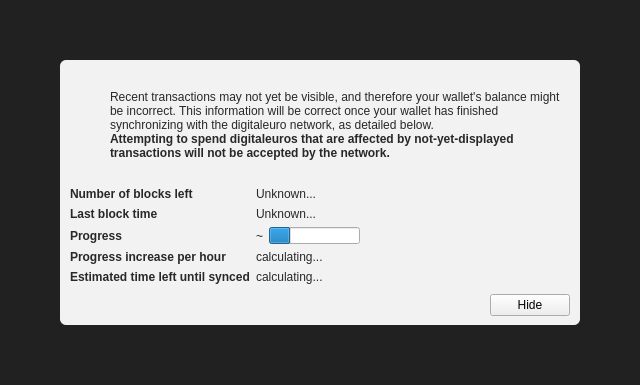
<?xml version="1.0" encoding="UTF-8"?>
<ui version="4.0">
 <class>ModalOverlay</class>
 <widget class="ModalOverlay" name="ModalOverlay">
  <property name="geometry">
   <rect>
    <x>0</x>
    <y>0</y>
    <width>640</width>
    <height>385</height>
   </rect>
  </property>
  <property name="windowTitle">
   <string>Form</string>
  </property>
  <layout class="QVBoxLayout" name="verticalLayout" stretch="0">
   <property name="sizeConstraint">
    <enum>QLayout::SetDefaultConstraint</enum>
   </property>
   <property name="leftMargin">
    <number>0</number>
   </property>
   <property name="topMargin">
    <number>0</number>
   </property>
   <property name="rightMargin">
    <number>0</number>
   </property>
   <property name="bottomMargin">
    <number>0</number>
   </property>
   <item>
    <widget class="QWidget" name="bgWidget" native="true">
     <property name="styleSheet">
      <string notr="true">#bgWidget { background: rgba(0,0,0,220); }</string>
     </property>
     <layout class="QVBoxLayout" name="verticalLayoutMain" stretch="1">
      <property name="leftMargin">
       <number>60</number>
      </property>
      <property name="topMargin">
       <number>60</number>
      </property>
      <property name="rightMargin">
       <number>60</number>
      </property>
      <property name="bottomMargin">
       <number>60</number>
      </property>
      <item>
       <widget class="QWidget" name="contentWidget" native="true">
        <property name="styleSheet">
         <string notr="true">#contentWidget { background: rgba(255,255,255,240); border-radius: 6px; }

QLabel { color: rgb(40,40,40);  }</string>
        </property>
        <layout class="QVBoxLayout" name="verticalLayoutSub" stretch="1,0,0,0">
         <property name="spacing">
          <number>0</number>
         </property>
         <property name="leftMargin">
          <number>10</number>
         </property>
         <property name="topMargin">
          <number>10</number>
         </property>
         <property name="rightMargin">
          <number>10</number>
         </property>
         <property name="bottomMargin">
          <number>10</number>
         </property>
         <item>
          <layout class="QHBoxLayout" name="horizontalLayoutIconText" stretch="0,1">
           <property name="topMargin">
            <number>20</number>
           </property>
           <item>
            <layout class="QVBoxLayout" name="verticalLayoutIcon">
             <property name="leftMargin">
              <number>0</number>
             </property>
             <item>
              <widget class="QPushButton" name="warningIcon">
               <property name="enabled">
                <bool>false</bool>
               </property>
               <property name="text">
                <string/>
               </property>
               <property name="icon">
                <iconset>
                 <normaloff>:/icons/warning</normaloff>
                 <disabledoff>:/icons/warning</disabledoff>:/icons/warning</iconset>
               </property>
               <property name="iconSize">
                <size>
                 <width>48</width>
                 <height>48</height>
                </size>
               </property>
               <property name="flat">
                <bool>true</bool>
               </property>
              </widget>
             </item>
             <item>
              <spacer name="verticalSpacerWarningIcon">
               <property name="orientation">
                <enum>Qt::Vertical</enum>
               </property>
               <property name="sizeHint" stdset="0">
                <size>
                 <width>20</width>
                 <height>40</height>
                </size>
               </property>
              </spacer>
             </item>
            </layout>
           </item>
           <item>
            <layout class="QVBoxLayout" name="verticalLayoutInfoText">
             <property name="leftMargin">
              <number>0</number>
             </property>
             <property name="topMargin">
              <number>0</number>
             </property>
             <item>
              <widget class="QLabel" name="infoText">
               <property name="text">
                <string>Recent transactions may not yet be visible, and therefore your wallet's balance might be incorrect. This information will be correct once your wallet has finished synchronizing with the digitaleuro network, as detailed below.</string>
               </property>
               <property name="textFormat">
                <enum>Qt::RichText</enum>
               </property>
               <property name="wordWrap">
                <bool>true</bool>
               </property>
              </widget>
             </item>
             <item>
              <widget class="QLabel" name="infoTextStrong">
               <property name="font">
                <font>
                 <weight>75</weight>
                 <bold>true</bold>
                </font>
               </property>
               <property name="text">
                <string>Attempting to spend digitaleuros that are affected by not-yet-displayed transactions will not be accepted by the network.</string>
               </property>
               <property name="textFormat">
                <enum>Qt::RichText</enum>
               </property>
               <property name="wordWrap">
                <bool>true</bool>
               </property>
              </widget>
             </item>
             <item>
              <spacer name="verticalSpacerInTextSpace">
               <property name="orientation">
                <enum>Qt::Vertical</enum>
               </property>
               <property name="sizeHint" stdset="0">
                <size>
                 <width>20</width>
                 <height>40</height>
                </size>
               </property>
              </spacer>
             </item>
            </layout>
           </item>
          </layout>
         </item>
         <item>
          <spacer name="verticalSpacerAfterText">
           <property name="orientation">
            <enum>Qt::Vertical</enum>
           </property>
           <property name="sizeHint" stdset="0">
            <size>
             <width>20</width>
             <height>40</height>
            </size>
           </property>
          </spacer>
         </item>
         <item>
          <layout class="QFormLayout" name="formLayout">
           <property name="fieldGrowthPolicy">
            <enum>QFormLayout::FieldsStayAtSizeHint</enum>
           </property>
           <property name="horizontalSpacing">
            <number>6</number>
           </property>
           <property name="verticalSpacing">
            <number>6</number>
           </property>
           <property name="topMargin">
            <number>10</number>
           </property>
           <item row="0" column="0">
            <widget class="QLabel" name="labelNumberOfBlocksLeft">
             <property name="font">
              <font>
               <weight>75</weight>
               <bold>true</bold>
              </font>
             </property>
             <property name="text">
              <string>Number of blocks left</string>
             </property>
            </widget>
           </item>
           <item row="0" column="1">
            <widget class="QLabel" name="numberOfBlocksLeft">
             <property name="text">
              <string>Unknown...</string>
             </property>
            </widget>
           </item>
           <item row="1" column="0">
            <widget class="QLabel" name="labelLastBlockTime">
             <property name="font">
              <font>
               <weight>75</weight>
               <bold>true</bold>
              </font>
             </property>
             <property name="text">
              <string>Last block time</string>
             </property>
            </widget>
           </item>
           <item row="1" column="1">
            <widget class="QLabel" name="newestBlockDate">
             <property name="sizePolicy">
              <sizepolicy hsizetype="Maximum" vsizetype="Preferred">
               <horstretch>0</horstretch>
               <verstretch>0</verstretch>
              </sizepolicy>
             </property>
             <property name="text">
              <string>Unknown...</string>
             </property>
            </widget>
           </item>
           <item row="2" column="0">
            <widget class="QLabel" name="labelSyncDone">
             <property name="font">
              <font>
               <weight>75</weight>
               <bold>true</bold>
              </font>
             </property>
             <property name="text">
              <string>Progress</string>
             </property>
            </widget>
           </item>
           <item row="2" column="1">
            <layout class="QHBoxLayout" name="horizontalLayoutSync" stretch="0,1">
             <item>
              <widget class="QLabel" name="percentageProgress">
               <property name="text">
                <string notr="true">~</string>
               </property>
              </widget>
             </item>
             <item>
              <widget class="QProgressBar" name="progressBar">
               <property name="value">
                <number>24</number>
               </property>
               <property name="format">
                <string/>
               </property>
              </widget>
             </item>
            </layout>
           </item>
           <item row="4" column="0">
            <widget class="QLabel" name="labelProgressIncrease">
             <property name="font">
              <font>
               <weight>75</weight>
               <bold>true</bold>
              </font>
             </property>
             <property name="text">
              <string>Progress increase per hour</string>
             </property>
            </widget>
           </item>
           <item row="4" column="1">
            <widget class="QLabel" name="progressIncreasePerH">
             <property name="text">
              <string>calculating...</string>
             </property>
            </widget>
           </item>
           <item row="5" column="0">
            <widget class="QLabel" name="labelEstimatedTimeLeft">
             <property name="font">
              <font>
               <weight>75</weight>
               <bold>true</bold>
              </font>
             </property>
             <property name="text">
              <string>Estimated time left until synced</string>
             </property>
            </widget>
           </item>
           <item row="5" column="1">
            <widget class="QLabel" name="expectedTimeLeft">
             <property name="text">
              <string>calculating...</string>
             </property>
            </widget>
           </item>
          </layout>
         </item>
         <item>
          <layout class="QHBoxLayout" name="horizontalLayoutButtons">
           <property name="leftMargin">
            <number>10</number>
           </property>
           <property name="topMargin">
            <number>10</number>
           </property>
           <item>
            <spacer name="horizontalSpacer">
             <property name="orientation">
              <enum>Qt::Horizontal</enum>
             </property>
             <property name="sizeHint" stdset="0">
              <size>
               <width>40</width>
               <height>20</height>
              </size>
             </property>
            </spacer>
           </item>
           <item>
            <widget class="QPushButton" name="closeButton">
             <property name="text">
              <string>Hide</string>
             </property>
            </widget>
           </item>
          </layout>
         </item>
        </layout>
       </widget>
      </item>
     </layout>
    </widget>
   </item>
  </layout>
 </widget>
 <customwidgets>
  <customwidget>
   <class>ModalOverlay</class>
   <extends>QWidget</extends>
   <header>qt/modaloverlay.h</header>
   <container>1</container>
  </customwidget>
 </customwidgets>
 <resources/>
 <connections/>
</ui>
